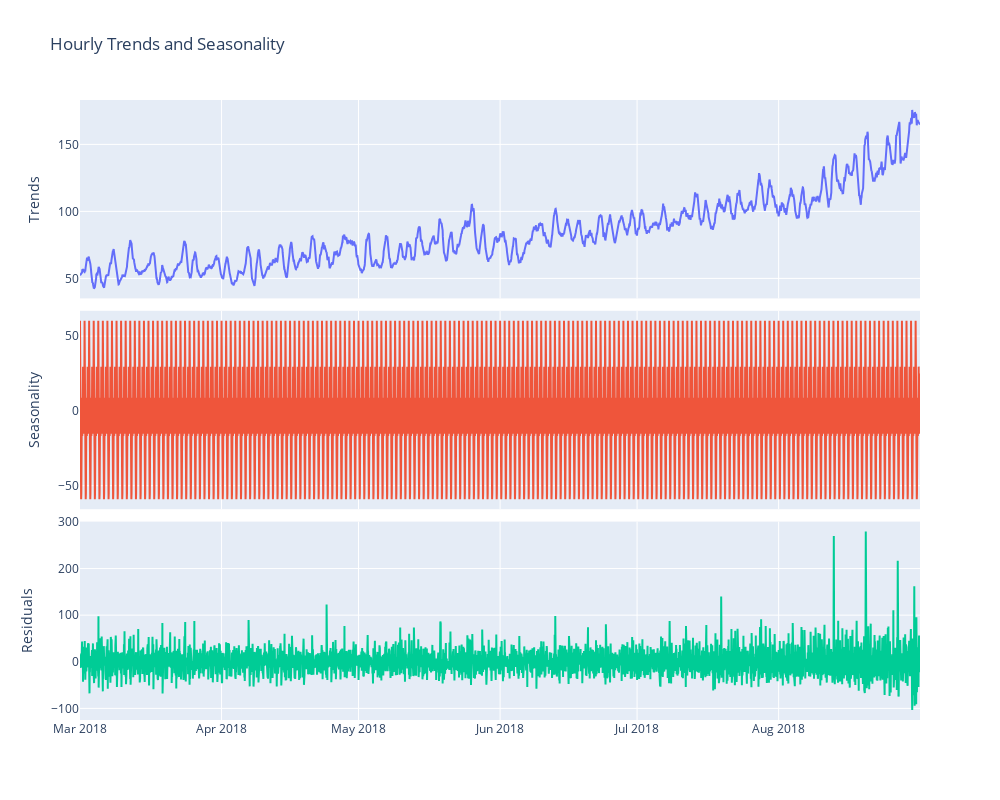

Source (notebook cell):
### Code cell
fig = make_subplots(rows=3, cols=1, shared_xaxes=True, vertical_spacing=0.02)

fig.append_trace(go.Scatter(
    x = trend_data.index, y= trend_data
), row=1, col=1)

fig.append_trace(go.Scatter(
    x = seasonal_data.index, y= seasonal_data
), row=2, col=1) ## assuming this is shown this way given the short time frame (not enough for seasonality)

fig.append_trace(go.Scatter(
    x = residual_data.index, y= residual_data
), row=3, col=1)


fig.update_layout(height=800, width=1000, title_text="Hourly Trends and Seasonality")
fig.update_yaxes(title_text="Trends", row=1, col=1)
fig.update_yaxes(title_text="Seasonality", row=2, col=1)
fig.update_yaxes(title_text="Residuals", row=3, col=1)

fig.update_layout(showlegend=False)


fig.show()

### Figure 1 — Plotly figure (JSON) as saved in the notebook; plotly's stock layout.template omitted (floating-point values rounded to 4 significant figures; data arrays with more than 128 entries replaced by an {"elided": "..."} marker saying what was removed)
{"data": [{"type": "scatter", "x": {"elided": "4416 str values"}, "xaxis": "x", "y": {"elided": "4416 float values"}, "yaxis": "y"}, {"type": "scatter", "x": {"elided": "4416 str values"}, "xaxis": "x2", "y": {"elided": "4416 float values"}, "yaxis": "y2"}, {"type": "scatter", "x": {"elided": "4416 str values"}, "xaxis": "x3", "y": {"elided": "4416 float values"}, "yaxis": "y3"}], "layout": {"height": 800, "showlegend": false, "title": {"text": "Hourly Trends and Seasonality"}, "width": 1000, "xaxis": {"anchor": "y", "domain": [0, 1], "matches": "x3", "showticklabels": false}, "xaxis2": {"anchor": "y2", "domain": [0, 1], "matches": "x3", "showticklabels": false}, "xaxis3": {"anchor": "y3", "domain": [0, 1]}, "yaxis": {"anchor": "x", "domain": [0.68, 1], "title": {"text": "Trends"}}, "yaxis2": {"anchor": "x2", "domain": [0.34, 0.66], "title": {"text": "Seasonality"}}, "yaxis3": {"anchor": "x3", "domain": [0, 0.32], "title": {"text": "Residuals"}}}}
